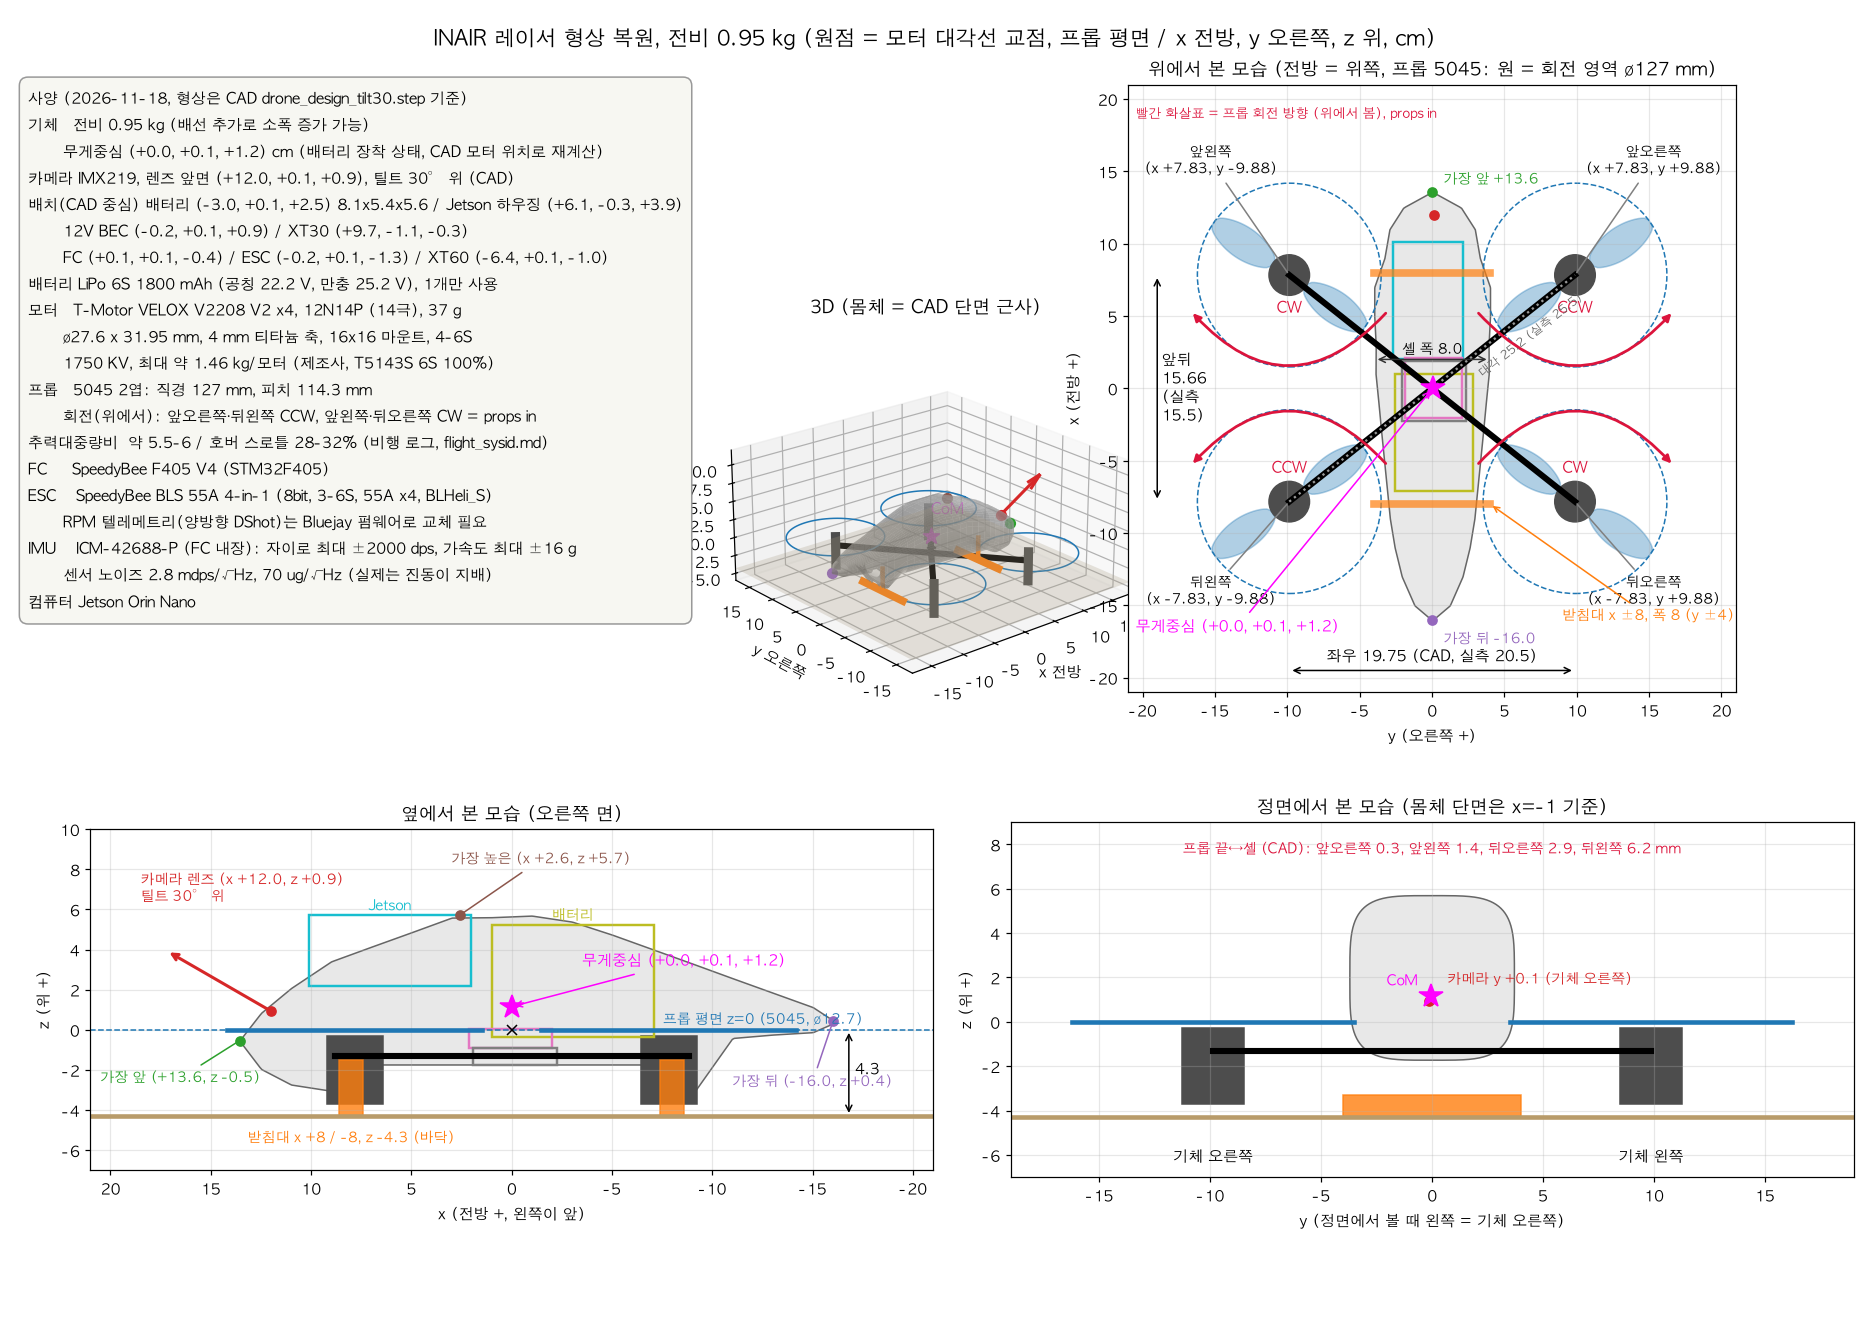

The script that drew this image:
"""INAIR racer geometry: team CAD drone_design_tilt30.step (2026-11-18) over the hand
measurements of 2026-11-13 (kept below for reference).

Origin: centre of the motor diagonals, at prop-plane height (4 cm above the floor
when resting).  Frame used in this file: x forward, y RIGHT, z UP, cm -- the way
the team measured.  The simulator uses NED body axes (z down): z_sim = -z here.

Measured (team):                    Shape only (from photos, not measured):
  motors   x +-7.75, y +-10.25        shell profile between the measured extremes
  front    x +13.5, z +1.0            antenna, RX whiskers
  rear     x -15.0, z -1.0
  top      x -1.0,  z +6.2
  camera   x +12.0, y +0.2 (?), z +1.5; now 30 deg up (CAD tilt30: lens x +12.0, z +0.9)
  antennas inside the shell envelope (VTX tip 0.5 cm inside the tail; RX clear of props)
  stands   x +-8, y -4..+4, z -4 (floor)
  shell    widest 7.7 cm
"""
from pathlib import Path

import matplotlib
matplotlib.use("Agg")
import matplotlib.pyplot as plt
import numpy as np

plt.rcParams["font.family"] = "AppleGothic"
plt.rcParams["axes.unicode_minus"] = False

OUT = Path(__file__).with_suffix(".png")

# ---------------- measured ----------------
MX, MY = 15.66 / 2, 19.75 / 2   # CAD motor centre holes (frame unchanged in drone_design_tilt30.step); tape was 15.5 x 20.5
MOTORS = {"앞오른쪽": (MX, MY), "앞왼쪽": (MX, -MY), "뒤오른쪽": (-MX, MY), "뒤왼쪽": (-MX, -MY)}
PROP_R = 5 * 2.54 / 2            # 5045 prop (team, 2026-11-13): 5.0 in dia -> 6.35 cm radius
PROP_PITCH = 4.5 * 2.54          # 11.43 cm
INFO = (
    "사양 (2026-11-18, 형상은 CAD drone_design_tilt30.step 기준)\n"
    "기체   전비 0.95 kg (배선 추가로 소폭 증가 가능)\n"
    "       무게중심 (+0.0, +0.1, +1.2) cm (배터리 장착 상태, CAD 모터 위치로 재계산)\n"
    "카메라 IMX219, 렌즈 앞면 (+12.0, +0.1, +0.9), 틸트 30° 위 (CAD)\n"
    "배치(CAD 중심) 배터리 (-3.0, +0.1, +2.5) 8.1x5.4x5.6 / Jetson 하우징 (+6.1, -0.3, +3.9)\n"
    "       12V BEC (-0.2, +0.1, +0.9) / XT30 (+9.7, -1.1, -0.3)\n"
    "       FC (+0.1, +0.1, -0.4) / ESC (-0.2, +0.1, -1.3) / XT60 (-6.4, +0.1, -1.0)\n"
    "배터리 LiPo 6S 1800 mAh (공칭 22.2 V, 만충 25.2 V), 1개만 사용\n"
    "모터   T-Motor VELOX V2208 V2 x4, 12N14P (14극), 37 g\n"
    "       Ø27.6 x 31.95 mm, 4 mm 티타늄 축, 16x16 마운트, 4-6S\n"
    "       1750 KV, 최대 약 1.46 kg/모터 (제조사, T5143S 6S 100%)\n"
    "프롭   5045 2엽: 직경 127 mm, 피치 114.3 mm\n"
    "       회전(위에서): 앞오른쪽·뒤왼쪽 CCW, 앞왼쪽·뒤오른쪽 CW = props in\n"
    "추력대중량비  약 5.5-6 / 호버 스로틀 28-32% (비행 로그, flight_sysid.md)\n"
    "FC     SpeedyBee F405 V4 (STM32F405)\n"
    "ESC    SpeedyBee BLS 55A 4-in-1 (8bit, 3-6S, 55A x4, BLHeli_S)\n"
    "       RPM 텔레메트리(양방향 DShot)는 Bluejay 펌웨어로 교체 필요\n"
    "IMU    ICM-42688-P (FC 내장): 자이로 최대 ±2000 dps, 가속도 최대 ±16 g\n"
    "       센서 노이즈 2.8 mdps/√Hz, 70 ug/√Hz (실제는 진동이 지배)\n"
    "컴퓨터 Jetson Orin Nano"
)
# Spin seen from above (team, 2026-11-13): props in.
SPIN = {"앞오른쪽": "CCW", "뒤왼쪽": "CCW", "앞왼쪽": "CW", "뒤오른쪽": "CW"}
# Thrust: T-Motor's V2208 V2 1750KV table (6S, T5143S tri-blade 5.1x4.3) 1460 g at 100%;
# our 2-blade 5045 is taken as 1.2-1.46 kg (2-blades lift less than tri-blades).
TWR_RANGE = (4 * 1.20 / 0.95, 4 * 1.46 / 0.95)


def blade_xy(cx, cy, ang, r0=1.4, r1=PROP_R, chord=1.7):
    """Outline (in plot coords: horizontal = y, vertical = x) of one 2-blade prop."""
    out = []
    for a in (ang, ang + np.pi):
        r = np.linspace(r0, r1, 30)
        w = chord / 2 * np.sin(np.pi * (r - r0) / (r1 - r0)) ** 0.6 + 0.25
        u, v = np.cos(a), np.sin(a)
        side1 = np.c_[cy + r * u - w * v, cx + r * v + w * u]
        side2 = np.c_[cy + r * u + w * v, cx + r * v - w * u]
        out.append(np.r_[side1, side2[::-1]])
    return out
FRONT = (13.56, 0.0, -0.54)      # CAD camera cover
REAR = (-16.01, 0.0, 0.43)       # CAD shell (tape -15.0)
TOP = (2.59, 0.0, 5.71)          # CAD (tape x -1.0, z +6.2)
CAM = (12.00, 0.12, 0.93)        # CAD tilt30 lens front face (40 deg CAD: 11.73, 0.12, 1.16). y + = drone right
CAM_TILT = 30.0           # CAD drone_design_tilt30.step
FLOOR = -4.3                     # CAD legs (3 mm longer than the old CAD's -4.0)
STAND_X, STAND_HALF_Y = 8.0, 4.0
SHELL_HALF_W = 7.96 / 2          # CAD shell above the prop plane (-3.87 .. +4.09); its bottom flange is 11.8 wide
MASS = 0.95                      # kg, all-up (team, 2026-11-13)
# Centre of mass from 7 hanging photos (com/solve_com.py): hub nut assumed 1.0 cm
# above the prop plane; the CoM is 0.26 cm above the nut.
COM = (0.01, 0.05, 1.15)
COM_LABEL = "무게중심 (+0.0, +0.1, +1.2)"

# ---------------- body envelope: CAD cross-sections (all parts but the frame plate) ----
XS = np.array([13.56, 12.5, 11.0, 9.0, 7.0, 5.0, 3.0, 1.0, -1.0, -3.0, -5.0, -7.0, -9.0, -11.0, -13.0, -15.0, -16.01])
BOT = np.array([-0.56, -1.95, -2.73, -3.04, -1.73, -1.73, -1.73, -1.73, -1.73, -1.73, -1.73, -1.73, -3.23, -0.41, -0.24, -0.12, 0.32])
TOPZ = np.array([-0.52, 0.84, 2.08, 3.41, 4.14, 4.86, 5.59, 5.61, 5.69, 5.39, 4.74, 4.02, 3.30, 2.57, 1.85, 1.13, 0.47])
HALFW = np.array([0.06, 1.99, 2.95, 3.30, 4.0, 4.0, 3.90, 3.91, 3.71, 3.52, 3.32, 3.12, 2.92, 2.59, 2.10, 1.22, 0.03])  # x 5-7: shell 4.0 (flange 5.7 below z -1 not drawn)
# component boxes from CAD: centre (x, y, z), size (fore-aft, lateral, height), cm
BOXES = {"배터리": ((-3.04, 0.11, 2.45), (8.05, 5.40, 5.58), "tab:olive"),
         "Jetson": ((6.07, -0.26, 3.94), (8.09, 4.83, 3.54), "tab:cyan"),   # housing (바디-젯슨)
         "FC": ((0.05, 0.11, -0.44), (4.16, 3.94, 0.97), "tab:pink"),
         "ESC": ((-0.17, 0.11, -1.33), (4.16, 4.40, 0.81), "tab:gray")}
CAD_GAPS = {"앞오른쪽": 0.3, "앞왼쪽": 1.4, "뒤오른쪽": 2.9, "뒤왼쪽": 6.2}   # mm, prop disc to the shell, prop plane


def shell_at(x):
    xs = XS[::-1]
    return (np.interp(x, xs, BOT[::-1]), np.interp(x, xs, TOPZ[::-1]),
            np.interp(x, xs, HALFW[::-1]))


def shell_surface(nx=60, nt=48):
    x = np.linspace(FRONT[0], REAR[0], nx)
    t = np.linspace(0, 2 * np.pi, nt)
    b, tp, w = shell_at(x)
    zc, hz = (b + tp) / 2, (tp - b) / 2
    c, s = np.cos(t), np.sin(t)
    sup = lambda u: np.sign(u) * np.abs(u) ** 0.5    # superellipse, boxy section  # noqa: E731
    X = np.repeat(x[:, None], nt, 1)
    Y = w[:, None] * sup(c)[None]
    Z = zc[:, None] + hz[:, None] * sup(s)[None]
    return X, Y, Z


def prop_clearance():
    """Smallest gap (cm) between a prop disc edge and the shell side at the prop plane."""
    x = np.linspace(REAR[0], FRONT[0], 2001)
    b, tp, w = shell_at(x)
    inplane = (b <= 0) & (tp >= 0)
    gaps = []
    for mx, my in MOTORS.values():
        d = np.hypot(x - mx, np.abs(my) - w)[inplane]
        gaps.append(d.min() - PROP_R)
    return min(gaps)


def draw():
    X, Y, Z = shell_surface()
    fig = plt.figure(figsize=(17, 12))
    fig.suptitle(f"INAIR 레이서 형상 복원, 전비 {MASS} kg (원점 = 모터 대각선 교점, 프롭 평면 / x 전방, y 오른쪽, z 위, cm)",
                 fontsize=14)
    fig.text(0.015, 0.935, INFO, fontsize=9.5, va="top", ha="left", family="AppleGothic",
             linespacing=1.5, bbox=dict(boxstyle="round,pad=0.6", fc="#f7f7f2", ec="0.6"))

    # ---- 3D ----
    ax = fig.add_subplot(2, 2, 1, projection="3d")
    ax.plot_surface(X, Y, Z, color="#e8e8e8", alpha=0.55, linewidth=0, shade=True)
    for (mx, my) in MOTORS.values():
        ax.plot([0, mx], [0, my], [-1.2, -1.2], color="k", lw=4)
        t = np.linspace(0, 2 * np.pi, 80)
        ax.plot(mx + PROP_R * np.cos(t), my + PROP_R * np.sin(t), 0 * t, color="tab:blue", lw=1)
        ax.plot([mx, mx], [my, my], [FLOOR + 0.3, 0], color="0.3", lw=6)
    for sx in (STAND_X, -STAND_X):
        ax.plot([sx, sx], [-STAND_HALF_Y, STAND_HALF_Y], [FLOOR, FLOOR], color="tab:orange", lw=5)
        ax.plot([sx, sx], [0, 0], [FLOOR, -1.2], color="tab:orange", lw=3)
    d = np.array([np.cos(np.radians(CAM_TILT)), 0, np.sin(np.radians(CAM_TILT))]) * 8
    ax.quiver(*CAM, *d, color="tab:red", lw=2)
    for p, c in ((FRONT, "tab:green"), (REAR, "tab:purple"), (TOP, "tab:brown"), (CAM, "tab:red")):
        ax.scatter(*p, color=c, s=40)
    ax.scatter(0, 0, 0, color="k", s=30, marker="x")
    ax.scatter(*COM, color="magenta", s=120, marker="*", depthshade=False)
    ax.text(COM[0], COM[1], COM[2] + 3, "CoM", color="magenta")
    xx, yy = np.meshgrid([-18, 18], [-18, 18])
    ax.plot_surface(xx, yy, np.full_like(xx, FLOOR, float), color="#d9c7a7", alpha=0.25)
    ax.set_xlim(-18, 18); ax.set_ylim(-18, 18); ax.set_zlim(-6, 12)
    ax.set_box_aspect((36, 36, 18))
    ax.view_init(elev=22, azim=-130)
    ax.set_xlabel("x 전방"); ax.set_ylabel("y 오른쪽"); ax.set_zlabel("z 위")
    ax.set_title("3D (몸체 = CAD 단면 근사)")

    # ---- top: x up the page, y to the right ----
    ax = fig.add_subplot(2, 2, 2)
    xs = np.linspace(REAR[0], FRONT[0], 300)
    _, _, w = shell_at(xs)
    ax.fill_betweenx(xs, -w, w, color="#e8e8e8", ec="0.4")
    for name, (mx, my) in MOTORS.items():
        ax.plot([0, my], [0, mx], color="k", lw=4)
        ax.add_patch(plt.Circle((my, mx), PROP_R, fill=False, ec="tab:blue", ls="--"))
        for poly in blade_xy(mx, my, np.radians(35 if mx * my > 0 else -35)):
            ax.add_patch(plt.Polygon(poly, color="tab:blue", alpha=0.35))
        ax.add_patch(plt.Circle((my, mx), 1.4, color="0.3"))
        ccw = SPIN[name] == "CCW"
        a0, a1 = (np.radians(200), np.radians(340)) if mx > 0 else (np.radians(20), np.radians(160))
        if not ccw:
            a0, a1 = a1, a0
        r = PROP_R + 0.9
        ax.annotate("", (my + r * np.cos(a1), mx + r * np.sin(a1)), (my + r * np.cos(a0), mx + r * np.sin(a0)),
                    arrowprops=dict(arrowstyle="-|>", color="crimson", lw=1.8,
                                    connectionstyle=f"arc3,rad={0.55 if ccw else -0.55}"))
        ax.text(my, mx + (-2.6 if mx > 0 else 2.0), SPIN[name], color="crimson", fontsize=10,
                ha="center",)
        ax.annotate(f"{name}\n(x {mx:+.2f}, y {my:+.2f})", (my, mx), (my * 1.55, mx * 1.9),
                    ha="center", fontsize=9, arrowprops=dict(arrowstyle="-", color="0.5"))
    for sx in (STAND_X, -STAND_X):
        ax.plot([-STAND_HALF_Y, STAND_HALF_Y], [sx, sx], color="tab:orange", lw=5, alpha=0.7)
    ax.annotate("받침대 x ±8, 폭 8 (y ±4)", (STAND_HALF_Y, -STAND_X), (9, -16), fontsize=9,
                color="tab:orange", arrowprops=dict(arrowstyle="->", color="tab:orange"))
    ax.annotate("", (-MY, -19.5), (MY, -19.5), arrowprops=dict(arrowstyle="<->"))
    ax.text(0, -19.2, "좌우 19.75 (CAD, 실측 20.5)", ha="center", va="bottom")
    ax.annotate("", (-19, MX), (-19, -MX), arrowprops=dict(arrowstyle="<->"))
    ax.text(-18.7, 0, "앞뒤\n15.66\n(실측\n15.5)", va="center")
    ax.plot([-MY, MY], [-MX, MX], color="0.6", ls=":")
    ax.text(3, 0.8, "대각 25.2 (실측 25.5)", fontsize=8, color="0.4", rotation=38)
    ax.annotate("", (SHELL_HALF_W, 2), (-SHELL_HALF_W, 2), arrowprops=dict(arrowstyle="<->", color="0.2"))
    ax.text(0, 2.4, "셸 폭 8.0", ha="center", fontsize=9)
    ax.plot(CAM[1], CAM[0], "o", color="tab:red")
    ax.plot(0, FRONT[0], "o", color="tab:green"); ax.plot(0, REAR[0], "o", color="tab:purple")
    ax.text(0.8, FRONT[0] + 0.6, "가장 앞 +13.6", color="tab:green", fontsize=9)
    ax.text(0.8, REAR[0] - 1.6, "가장 뒤 -16.0", color="tab:purple", fontsize=9)
    for nm, ((cx, cy, cz), (lx, ly, lz), col) in BOXES.items():
        ax.add_patch(plt.Rectangle((cy - ly / 2, cx - lx / 2), ly, lx, fill=False, ec=col, lw=1.6))
    ax.plot(0, 0, "kx")
    ax.plot(COM[1], COM[0], "*", color="magenta", ms=16)
    ax.annotate(COM_LABEL, (COM[1], COM[0]), (-20.5, -16.8), color="magenta", fontsize=10,
                arrowprops=dict(arrowstyle="->", color="magenta"))
    ax.set_xlim(-21, 21); ax.set_ylim(-21, 21); ax.set_aspect("equal"); ax.grid(alpha=0.3)
    ax.set_xlabel("y (오른쪽 +)"); ax.set_ylabel("x (전방 +)")
    ax.set_title("위에서 본 모습 (전방 = 위쪽, 프롭 5045: 원 = 회전 영역 Ø127 mm)")
    ax.text(-20.5, 19.5, "빨간 화살표 = 프롭 회전 방향 (위에서 봄), props in", fontsize=8.5,
            color="crimson", va="top")

    # ---- side: x to the LEFT is forward (as the photos), z up ----
    ax = fig.add_subplot(2, 2, 3)
    b, tp, _ = shell_at(xs)
    ax.fill_between(-xs, b, tp, color="#e8e8e8", ec="0.4")
    ax.axhline(FLOOR, color="#b89b6a", lw=3)
    ax.axhline(0, color="tab:blue", ls="--", lw=1)
    ax.text(17.5, 0.3, "프롭 평면 z=0 (5045, Ø12.7)", color="tab:blue", fontsize=9, ha="right")
    for mx in (MX, -MX):
        ax.plot([-mx - PROP_R, -mx + PROP_R], [0, 0], color="tab:blue", lw=3)
        ax.add_patch(plt.Rectangle((-mx - 1.4, FLOOR + 0.6), 2.8, 3.4, color="0.3"))
    for sx in (STAND_X, -STAND_X):
        ax.add_patch(plt.Rectangle((-sx - 0.6, FLOOR), 1.2, 2.8, color="tab:orange", alpha=0.8))
    ax.plot([-MX - 1, MX + 1], [-1.3, -1.3], color="k", lw=4)
    d = np.array([np.cos(np.radians(CAM_TILT)), np.sin(np.radians(CAM_TILT))]) * 6
    ax.annotate("", (-CAM[0] - d[0], CAM[2] + d[1]), (-CAM[0], CAM[2]),
                arrowprops=dict(arrowstyle="->", color="tab:red", lw=2))
    ax.plot(-CAM[0], CAM[2], "o", color="tab:red")
    ax.text(-CAM[0] - 6.5, CAM[2] + 5.5, "카메라 렌즈 (x +12.0, z +0.9)\n틸트 30° 위", color="tab:red", fontsize=9)
    for p, c, lab, off in ((FRONT, "tab:green", "가장 앞 (+13.6, z -0.5)", (-20.5, -2.6)),
                           (REAR, "tab:purple", "가장 뒤 (-16.0, z +0.4)", (11, -2.8)),
                           (TOP, "tab:brown", "가장 높은 (x +2.6, z +5.7)", (-3, 8.3))):
        ax.plot(-p[0], p[2], "o", color=c)
        ax.annotate(lab, (-p[0], p[2]), off, color=c, fontsize=9,
                    arrowprops=dict(arrowstyle="-", color=c))
    ax.text(-8, FLOOR - 1.3, "받침대 x +8 / -8, z -4.3 (바닥)", color="tab:orange", fontsize=9, ha="center")
    ax.annotate("", (16.8, FLOOR), (16.8, 0), arrowprops=dict(arrowstyle="<->"))
    ax.text(17.1, -2, "4.3", va="center")
    for nm, ((cx, cy, cz), (lx, ly, lz), col) in BOXES.items():
        ax.add_patch(plt.Rectangle((-cx - lx / 2, cz - lz / 2), lx, lz, fill=False, ec=col, lw=1.6))
        if nm in ("배터리", "Jetson"):
            ax.text(-cx, cz + lz / 2 + 0.25, nm, color=col, fontsize=9, ha="center")
    ax.plot(0, 0, "kx")
    ax.plot(-COM[0], COM[2], "*", color="magenta", ms=16)
    ax.annotate(COM_LABEL, (-COM[0], COM[2]), (3.5, 3.2), color="magenta", fontsize=10,
                arrowprops=dict(arrowstyle="->", color="magenta"))
    ax.set_xlim(-21, 21); ax.set_ylim(-7, 10); ax.set_aspect("equal"); ax.grid(alpha=0.3)
    ax.set_xticks(range(-20, 21, 5)); ax.set_xticklabels([str(-v) for v in range(-20, 21, 5)])
    ax.set_xlabel("x (전방 +, 왼쪽이 앞)"); ax.set_ylabel("z (위 +)")
    ax.set_title("옆에서 본 모습 (오른쪽 면)")

    # ---- front: looking at the nose, drone's right is on the viewer's LEFT ----
    ax = fig.add_subplot(2, 2, 4)
    x0 = -1.0
    b, tp, w = shell_at(x0)
    t = np.linspace(0, 2 * np.pi, 100)
    sup = lambda u: np.sign(u) * np.abs(u) ** 0.5  # noqa: E731
    ax.fill(-w * sup(np.cos(t)), (b + tp) / 2 + (tp - b) / 2 * sup(np.sin(t)), color="#e8e8e8", ec="0.4")
    ax.axhline(FLOOR, color="#b89b6a", lw=3)
    for my in (MY, -MY):
        ax.plot([-my - PROP_R, -my + PROP_R], [0, 0], color="tab:blue", lw=3)
        ax.add_patch(plt.Rectangle((-my - 1.4, FLOOR + 0.6), 2.8, 3.4, color="0.3"))
    ax.plot([-MY, MY], [-1.3, -1.3], color="k", lw=4)
    ax.add_patch(plt.Rectangle((-STAND_HALF_Y, FLOOR), 2 * STAND_HALF_Y, 1.0, color="tab:orange", alpha=0.8))
    ax.plot(-CAM[1], CAM[2], "o", color="tab:red")
    ax.plot(-COM[1], COM[2], "*", color="magenta", ms=16)
    ax.text(-COM[1] - 0.6, COM[2] + 0.5, "CoM", color="magenta", fontsize=9, ha="right")
    ax.text(-CAM[1] + 0.8, CAM[2] + 0.8, "카메라 y +0.1 (기체 오른쪽)", color="tab:red", fontsize=9)
    ax.text(0, 7.6, "프롭 끝↔셸 (CAD): 앞오른쪽 0.3, 앞왼쪽 1.4, 뒤오른쪽 2.9, 뒤왼쪽 6.2 mm",
            color="crimson", fontsize=9, ha="center")
    ax.text(-MY, -6.3, "기체 오른쪽", ha="center"); ax.text(MY, -6.3, "기체 왼쪽", ha="center")
    ax.set_xlim(-19, 19); ax.set_ylim(-7, 9); ax.set_aspect("equal"); ax.grid(alpha=0.3)
    ax.set_xlabel("y (정면에서 볼 때 왼쪽 = 기체 오른쪽)"); ax.set_ylabel("z (위 +)")
    ax.set_title("정면에서 본 모습 (몸체 단면은 x=-1 기준)")

    fig.tight_layout()
    fig.axes[0].set_position([0.385, 0.42, 0.22, 0.36])   # 3D panel clear of the spec box
    fig.savefig(OUT, dpi=110)
    return OUT


if __name__ == "__main__":
    print(draw())
    print(f"prop-to-shell clearance (shape model): {prop_clearance():.2f} cm")
    print(f"same, widest section straight beside the motor: {MY - PROP_R - SHELL_HALF_W:.2f} cm")
